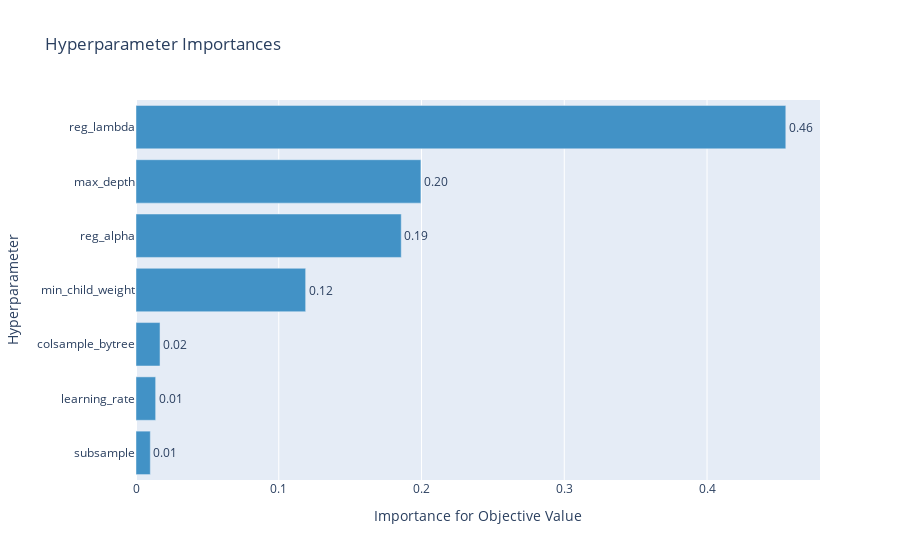

Notebook cell for this chart:
### Code cell
optuna.visualization.plot_param_importances(study)

### Figure 1 — Plotly figure (JSON) as saved in the notebook; plotly's stock layout.template omitted (floating-point values rounded to 4 significant figures)
{"data": [{"cliponaxis": false, "hovertemplate": ["subsample (FloatDistribution): 0.010026257240500302<extra></extra>", "learning_rate (FloatDistribution): 0.013764494322696113<extra></extra>", "colsample_bytree (FloatDistribution): 0.01682994339649253<extra></extra>", "min_child_weight (IntDistribution): 0.11884239544942533<extra></extra>", "reg_alpha (FloatDistribution): 0.18580040726591665<extra></extra>", "max_depth (IntDistribution): 0.19956872340718657<extra></extra>", "reg_lambda (FloatDistribution): 0.4551677789177825<extra></extra>"], "marker": {"color": "rgb(66,146,198)"}, "orientation": "h", "text": ["0.01", "0.01", "0.02", "0.12", "0.19", "0.20", "0.46"], "textposition": "outside", "type": "bar", "x": [0.01003, 0.01376, 0.01683, 0.1188, 0.1858, 0.1996, 0.4552], "y": ["subsample", "learning_rate", "colsample_bytree", "min_child_weight", "reg_alpha", "max_depth", "reg_lambda"]}], "layout": {"showlegend": false, "title": {"text": "Hyperparameter Importances"}, "xaxis": {"title": {"text": "Importance for Objective Value"}}, "yaxis": {"title": {"text": "Hyperparameter"}}}}
